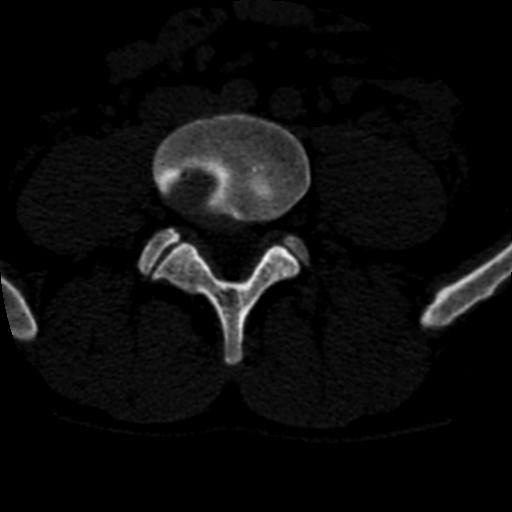
#> input picture Traditional_OpenCV/image.jpg, 512 x 512 px
$ python watershed_segmentation.py
#> lines starting #> are read from the running program, lines starting #| are printed output that depends on the picture; after the words box and inside, x2 and y2 are one past the last pixel; in counts of white or black regions, pixels touching at a corner belong together
# -*- coding: utf-8 -*-
"""
Created on Wed Jan  3 23:51:48 2024

@author: Sabbir Ahmed Sibli
"""

# Importing Important Libraries
from pathlib import Path
import pydicom
import numpy as np
import matplotlib.pyplot as plt
import cv2
import dicom2jpg
from PIL import Image

# Segmentation using Watershed Algorithm and OpenCV
# Source: https://medium.com/@jaskaranbhatia/exploring-image-segmentation-techniques-watershed-algorithm-using-opencv-9f73d2bc7c5a

# Load image
img = cv2.imread('image.jpg')
#> img is the input picture: shape (512, 512, 3); min 0, max 255, mean 12.6
plt.axis('off')
plt.imshow(img)

# Thresholding
# Grayscale
gray = cv2.cvtColor(img, cv2.COLOR_BGR2GRAY)

# Threshold using OTSU
ret, thresh = cv2.threshold(gray, 0, 255, cv2.THRESH_BINARY_INV + cv2.THRESH_OTSU)
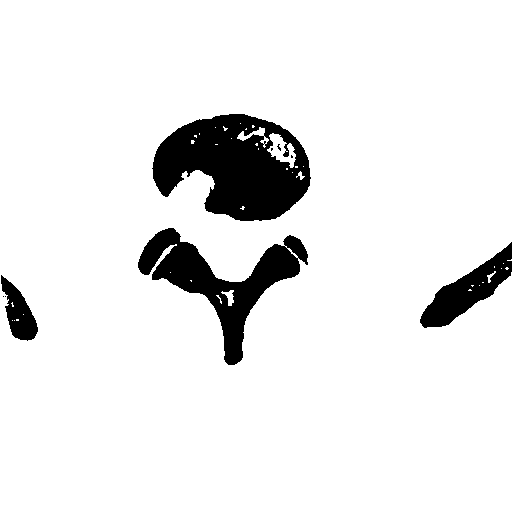
#> thresh: shape (512, 512); 91.4% white; 9 black regions (5 under 20 px), largest, box (x1, y1, x2, y2) and area: (152, 114, 311, 221) 11063, (138, 228, 308, 365) 7171, (420, 242, 512, 328) 2969, (1, 275, 38, 341) 1242
#> ret = 48
plt.axis('off')
plt.imshow(thresh, cmap='gray')

# noise removal
kernel = np.ones((3,3), np.uint8)
opening = cv2.morphologyEx(thresh, cv2.MORPH_OPEN,kernel, iterations = 2)
#> opening: shape (512, 512); 91.1% white; 4 black regions, box (x1, y1, x2, y2) and area: (152, 114, 311, 221) 11520, (138, 228, 308, 365) 7433, (420, 242, 512, 328) 3041, (0, 275, 38, 341) 1306

# sure background area
sure_bg = cv2.dilate(opening, kernel, iterations=3)
#> sure_bg: shape (512, 512); 93.5% white; 5 black regions, box (x1, y1, x2, y2) and area: (156, 117, 307, 218) 9081, (142, 232, 305, 362) 5182, (424, 248, 512, 324) 2101, (0, 280, 34, 337) 747, (268, 125, 279, 131) 41

# Finding sure foreground area
dist_transform = cv2.distanceTransform(opening, cv2.DIST_L2,5)
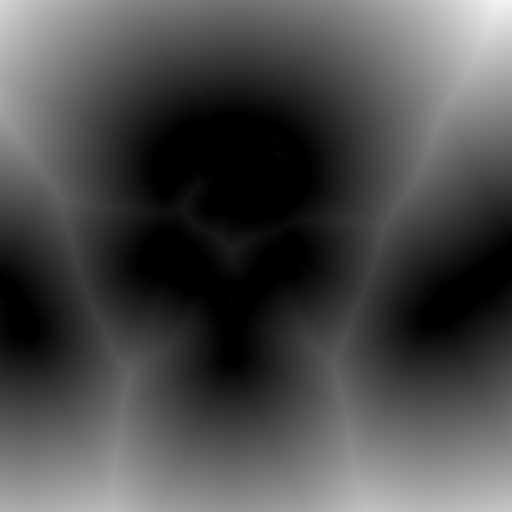
#> dist_transform: shape (512, 512) float32; min 0, max 244.4, mean 74.5
ret, sure_fg = cv2.threshold(dist_transform, 0.7 * dist_transform.max(), 255, 0)
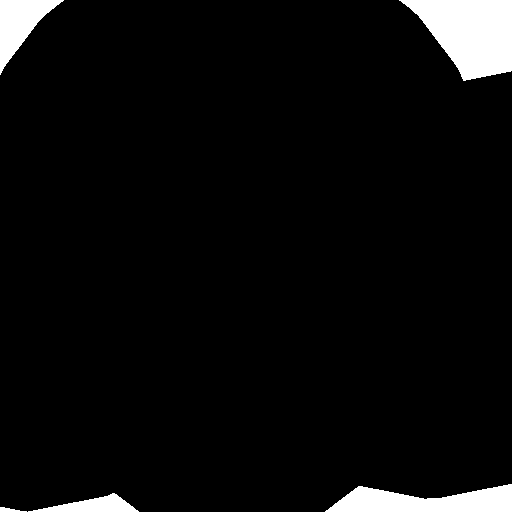
#> sure_fg: shape (512, 512) float32; 4.8% white; 5 white regions, box (x1, y1, x2, y2) and area: (399, 0, 512, 81) 5929, (325, 484, 512, 512) 3504, (0, 0, 64, 75) 2107, (28, 493, 139, 512) 1034, (0, 507, 27, 512) 77
#> ret = 171.1

# Finding unknown region
sure_fg = np.uint8(sure_fg)
unknown = cv2.subtract(sure_bg, sure_fg)
#> unknown: shape (512, 512); 88.6% white; 10 black regions, largest, box (x1, y1, x2, y2) and area: (156, 117, 307, 218) 9081, (399, 0, 512, 81) 5929, (142, 232, 305, 362) 5182

plt.imshow(sure_fg)
plt.imshow(sure_bg)
plt.imshow(unknown)

# Marker labelling
# Connected Components determines the connectivity of blob-like regions in a binary image.
ret, markers = cv2.connectedComponents(sure_fg)
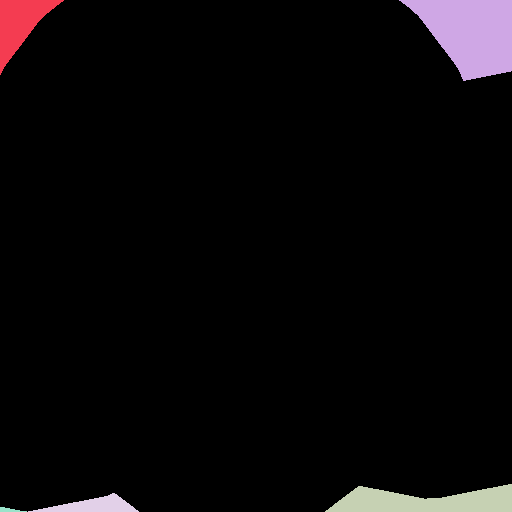
#> markers: shape (512, 512) int32; 6 distinct labels, from 0 to 5; one colour per label, 0 black
#> ret = 6

# Add one to all labels so that sure background is not 0, but 1
markers = markers+1
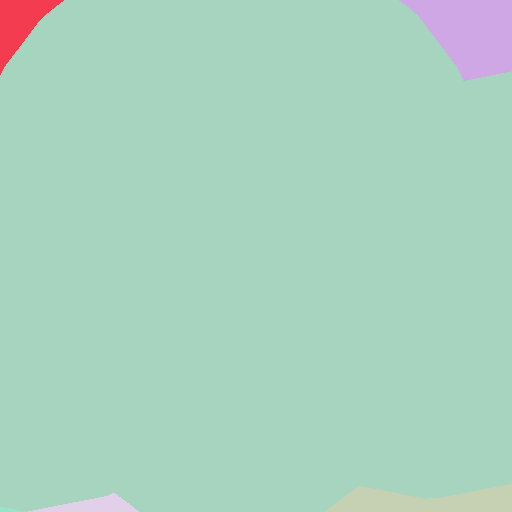
#> markers: shape (512, 512) int32; 6 distinct labels, from 1 to 6; one colour per label, 0 black

# Now, mark the region of unknown with zero
markers[unknown==255] = 0
#> markers: shape (512, 512) int32; 7 distinct labels, from 0 to 6

markers = cv2.watershed(img,markers)
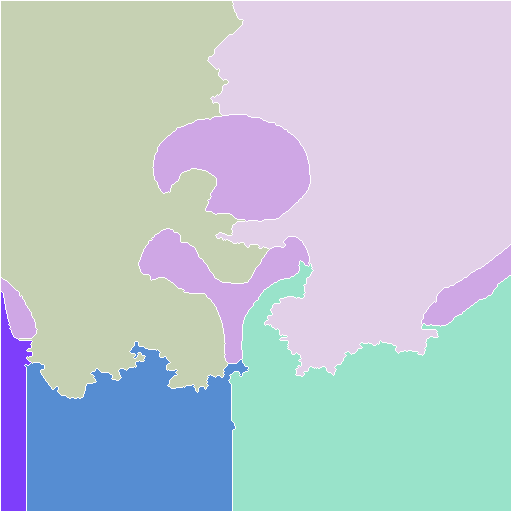
#> markers: shape (512, 512) int32; 7 distinct labels, from -1 to 6; one colour per label, 0 black, -1 white
img[markers == -1] = [255,0,0]
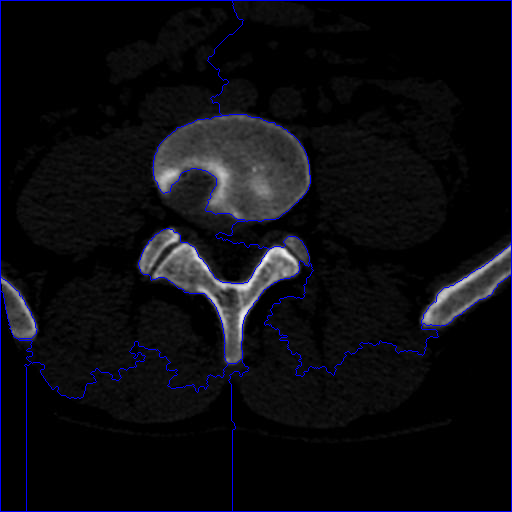
#> img: shape (512, 512, 3); 1.81% of pixels changed, all inside (x1, y1, x2, y2) = (0, 0, 512, 512)

plt.imshow(img)
#> figure, not shown here; B, G, R data is drawn as R, G, B
